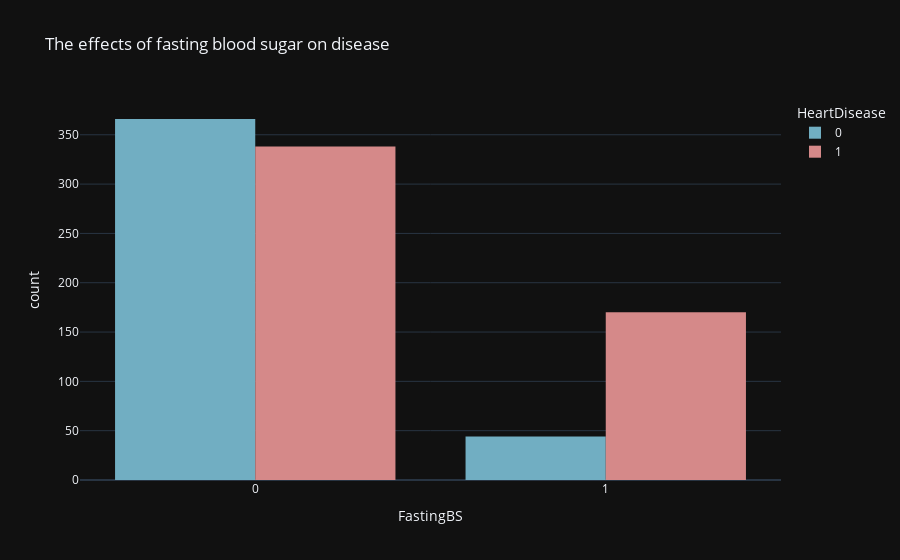

The notebook cell this image was saved under:
### Code cell
px.histogram(df, x='FastingBS', color='HeartDisease',template='plotly_dark', barmode='group', color_discrete_sequence=['#71AEC2','#D58989'], title='The effects of fasting blood sugar on disease')

### Figure 1 — Plotly figure (JSON) as saved in the notebook; plotly's stock layout.template omitted (floating-point values rounded to 4 significant figures; data arrays with more than 128 entries replaced by an {"elided": "..."} marker saying what was removed)
{"data": [{"alignmentgroup": "True", "bingroup": "x", "hovertemplate": "HeartDisease=0<br>FastingBS=%{x}<br>count=%{y}<extra></extra>", "legendgroup": "0", "marker": {"color": "#71AEC2", "pattern": {"shape": ""}}, "name": "0", "offsetgroup": "0", "orientation": "v", "showlegend": true, "type": "histogram", "x": {"elided": "410 int values"}, "xaxis": "x", "yaxis": "y"}, {"alignmentgroup": "True", "bingroup": "x", "hovertemplate": "HeartDisease=1<br>FastingBS=%{x}<br>count=%{y}<extra></extra>", "legendgroup": "1", "marker": {"color": "#D58989", "pattern": {"shape": ""}}, "name": "1", "offsetgroup": "1", "orientation": "v", "showlegend": true, "type": "histogram", "x": {"elided": "508 int values"}, "xaxis": "x", "yaxis": "y"}], "layout": {"barmode": "group", "legend": {"title": {"text": "HeartDisease"}, "tracegroupgap": 0}, "title": {"text": "The effects of fasting blood sugar on disease"}, "xaxis": {"anchor": "y", "domain": [0, 1], "title": {"text": "FastingBS"}}, "yaxis": {"anchor": "x", "domain": [0, 1], "title": {"text": "count"}}}}
